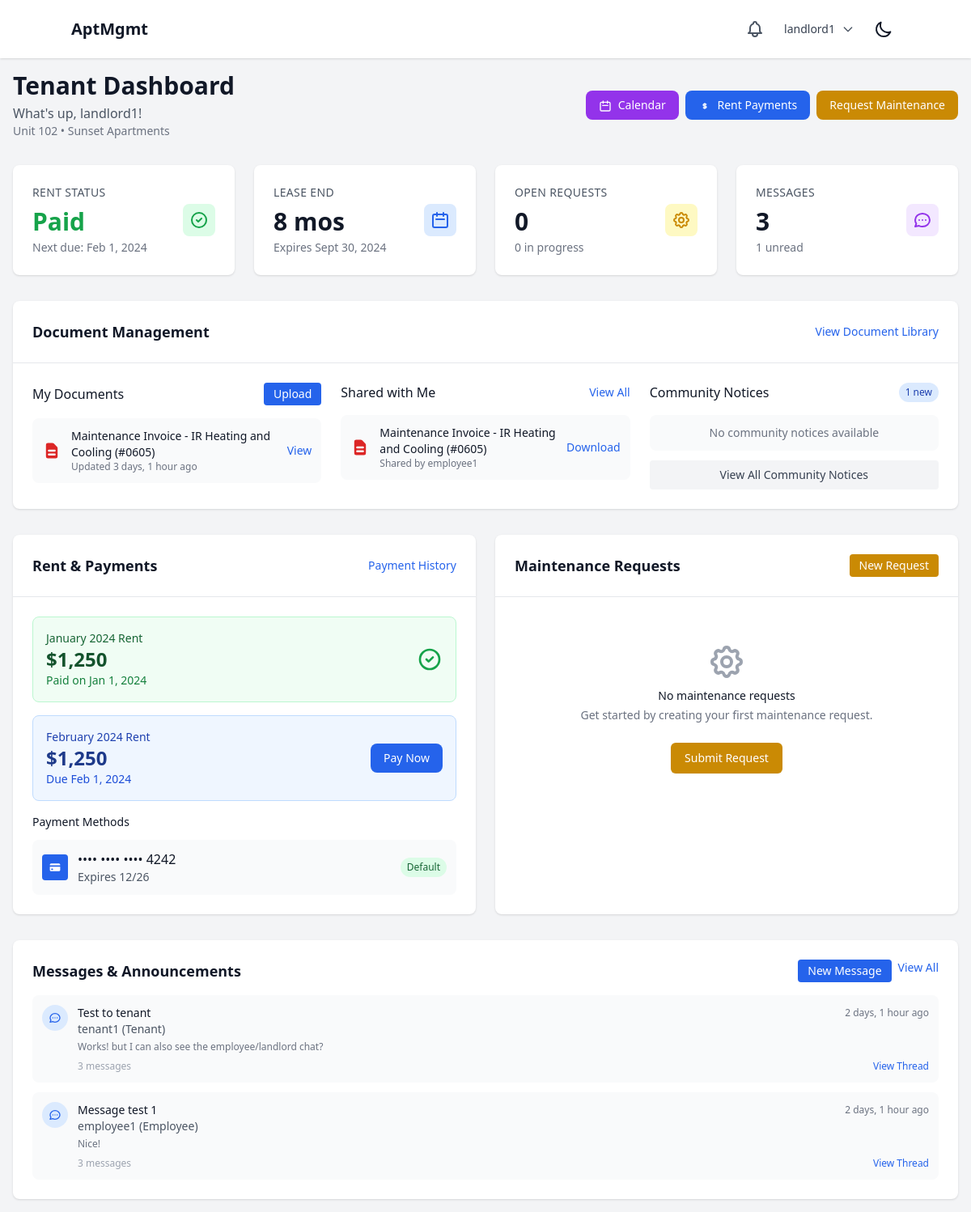
Page /dashboard/tenant/ (signed in) on the earlier database version.
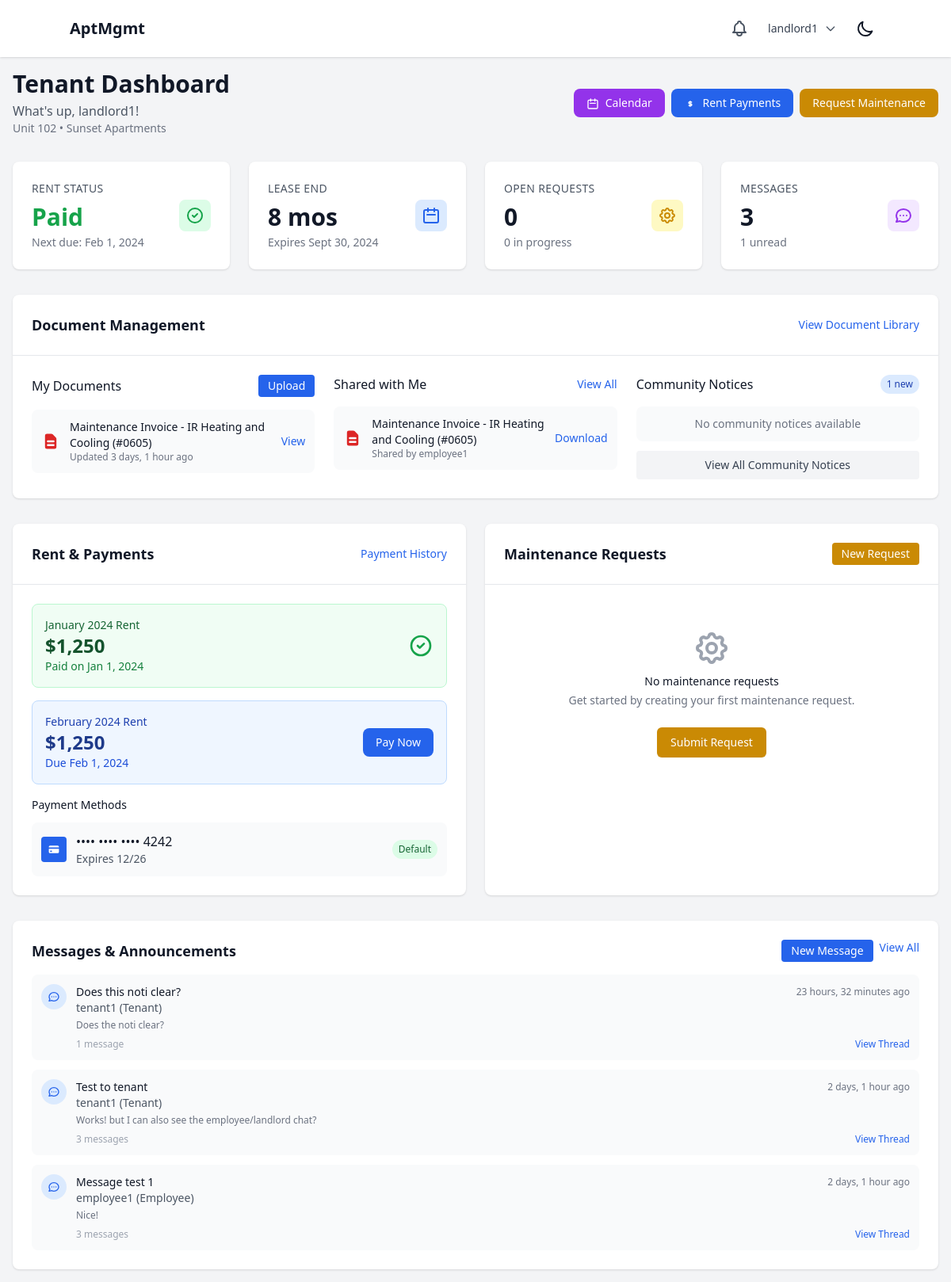
Same page on the later database version.
### documents/models.py (models this page shows, shortened)
class Document(models.Model):
    class AccessLevel(models.TextChoices):
        COMPANY = "COMPANY", "Company-wide"
        PROPERTY = "PROPERTY", "Property-specific"
        UNIT = "UNIT", "Unit-specific"
        PRIVATE = "PRIVATE", "Private (specific users)"
    title = models.CharField(max_length=255)
    description = models.TextField(blank=True)
    file = models.FileField(upload_to=document_upload_path)
    original_filename = models.CharField(max_length=255)
    file_size = models.PositiveIntegerField()
    file_type = models.CharField(max_length=100)
    category = models.ForeignKey(DocumentCategory, on_delete=models.SET_NULL, null=True, blank=True)
    company = models.ForeignKey(Company, on_delete=models.CASCADE, related_name="documents")
    property = models.ForeignKey(Property, on_delete=models.CASCADE, related_name="documents", null=True, blank=True)
    unit = models.ForeignKey(ApartmentUnit, on_delete=models.CASCADE, related_name="documents", null=True, blank=True)
    access_level = models.CharField(max_length=20, choices=AccessLevel.choices, default=AccessLevel.COMPANY)
    allowed_users = models.ManyToManyField(User, related_name="accessible_documents", blank=True)
    allowed_roles = models.JSONField(default=list, blank=True)  # List of role strings
    uploaded_by = models.ForeignKey(User, on_delete=models.CASCADE, related_name="uploaded_documents")
    created_at = models.DateTimeField(auto_now_add=True)
    updated_at = models.DateTimeField(auto_now=True)
    is_active = models.BooleanField(default=True)
    class Meta:
        ordering = ['-created_at']
        indexes = [
            models.Index(fields=['company', 'access_level']),
            models.Index(fields=['property']),
            models.Index(fields=['created_at']),
        ]
    def is_accessible_by_user(self, user):
        if user.role == 'SUPERUSER' or user.is_superuser:
            return True
        if self.uploaded_by == user:
            return True

class DocumentShare(models.Model):
    document = models.ForeignKey(Document, on_delete=models.CASCADE, related_name="shares")
    shared_by = models.ForeignKey(User, on_delete=models.CASCADE, related_name="shared_documents")
    shared_with = models.ForeignKey(User, on_delete=models.CASCADE, related_name="received_documents")
    message = models.TextField(blank=True)
    created_at = models.DateTimeField(auto_now_add=True)
    is_read = models.BooleanField(default=False)
    class Meta:
        unique_together = ['document', 'shared_by', 'shared_with']

### users/models.py (models this page shows, shortened)
class User(AbstractUser):
    class Role(models.TextChoices):
        SUPERUSER = "SUPERUSER", "Superuser"
        LANDLORD = "LANDLORD", "Landlord"
        EMPLOYEE = "EMPLOYEE", "Employee"
        TENANT = "TENANT", "Tenant"
    role = models.CharField(max_length=50, choices=Role.choices)
    company = models.ForeignKey(Company, on_delete=models.CASCADE, related_name="users", null=True, blank=True)
    property = models.ForeignKey(Property, on_delete=models.SET_NULL, related_name="users", null=True, blank=True)

### communication/models.py (models this page shows, shortened)
class MessageThread(models.Model):
    id = models.UUIDField(primary_key=True, default=uuid.uuid4, editable=False)
    participants = models.ManyToManyField(User, related_name="message_threads")
    subject = models.CharField(max_length=200, blank=True)
    created_at = models.DateTimeField(auto_now_add=True)
    updated_at = models.DateTimeField(auto_now=True)
    class Meta:
        ordering = ['-updated_at']
    @property
    def last_message(self):
        return self.messages.first()

class Message(models.Model):
    id = models.UUIDField(primary_key=True, default=uuid.uuid4, editable=False)
    thread = models.ForeignKey(MessageThread, on_delete=models.CASCADE, related_name="messages")
    sender = models.ForeignKey(User, on_delete=models.CASCADE, related_name="sent_messages")
    content = models.TextField()
    created_at = models.DateTimeField(auto_now_add=True)
    is_edited = models.BooleanField(default=False)
    edited_at = models.DateTimeField(null=True, blank=True)
    class Meta:
        ordering = ['-created_at']

### core/views.py (the view)
# urls.py: path("dashboard/tenant/", tenant_dashboard, name="tenant_dashboard"),
@login_required
def tenant_dashboard(request):
    if not request.user.company:
        messages.error(request, "You must be assigned to a company to access the dashboard.")
        return redirect("core:login")
    personal_documents = Document.objects.filter(
        company=request.user.company,
        uploaded_by=request.user,
        is_active=True
    ).order_by('-created_at')[:5]
    shared_documents = DocumentShare.objects.filter(
        shared_with=request.user
    ).select_related('document', 'shared_by').order_by('-created_at')[:5]
    accessible_documents = Document.objects.filter(
        company=request.user.company,
        is_active=True
    )
    community_documents = []
    for doc in accessible_documents:
        if doc.is_accessible_by_user(request.user) and doc.uploaded_by != request.user:
            community_documents.append(doc)
    community_documents = community_documents[:5]
    personal_doc_count = Document.objects.filter(
        company=request.user.company,
        uploaded_by=request.user,
        is_active=True
    ).count()
    shared_with_tenant_count = DocumentShare.objects.filter(
        shared_with=request.user
    ).count()
    recent_shares = DocumentShare.objects.filter(
        shared_with=request.user,
        is_read=False
    ).count()
    tenant_maintenance_requests = MaintenanceRequest.objects.filter(
        tenant=request.user
    )
    total_my_requests = tenant_maintenance_requests.count()
    open_requests = tenant_maintenance_requests.exclude(status='COMPLETED').count()
    in_progress_requests = tenant_maintenance_requests.filter(status='IN_PROGRESS').count()
    completed_requests = tenant_maintenance_requests.filter(status='COMPLETED').count()
    recent_maintenance_requests = tenant_maintenance_requests.order_by('-created_at')[:3]
    recent_message_threads = MessageThread.objects.filter(
        participants=request.user
    ).prefetch_related('participants', 'messages').order_by('-updated_at')[:5]
    context = {
        'personal_documents': personal_documents,
        'shared_documents': shared_documents,
        'community_documents': community_documents,
        'personal_doc_count': personal_doc_count,
        'shared_with_tenant_count': shared_with_tenant_count,
        'recent_shares_count': recent_shares,
        'user_property': request.user.property,
        'total_my_requests': total_my_requests,
        'open_requests': open_requests,
        'in_progress_requests': in_progress_requests,
        'completed_requests': completed_requests,
        'recent_maintenance_requests': recent_maintenance_requests,
        'recent_message_threads': recent_message_threads,
    }
    return render(request, "dashboards/tenant.html", context)

### core/context_processors.py (called while the page is built)
def notifications(request):
    if request.user.is_authenticated:
        unread_notifications = Notification.objects.filter(
            recipient=request.user,
            is_read=False
        ).order_by('-created_at')
        recent_unread_notifications = unread_notifications[:5]
        return {
            'unread_notifications_count': unread_notifications.count(),
            'recent_notifications': recent_unread_notifications,
            'has_unread_notifications': unread_notifications.exists(),
        }
    return {
        'unread_notifications_count': 0,
        'recent_notifications': [],
        'has_unread_notifications': False,
    }

### core/templates/dashboards/tenant.html (shortened to what the changed rows need)
{% extends "base.html" %}
{% block content %}
<div class="container mx-auto max-w-7xl">
    <div class="flex flex-col sm:flex-row justify-between items-start sm:items-center mb-8 space-y-4 sm:space-y-0">
        <div>
            <h1 class="text-3xl font-bold text-gray-900 dark:text-white">Tenant Dashboard</h1>
        </div>
    </div>
    <div class="bg-white dark:bg-gray-800 rounded-lg shadow mb-8">
        <div class="p-6">
            <div class="grid grid-cols-1 lg:grid-cols-3 gap-6">
                <div>
                    <div class="space-y-3">
                        {% for document in personal_documents %}
                            <div class="flex items-center justify-between p-3 bg-gray-50 dark:bg-gray-700 rounded-lg">
                                <div class="flex items-center space-x-3">
                                    <div class="flex-shrink-0">
                                        {% if document.file_type == 'application/pdf' %}
                                            <svg class="w-6 h-6 text-red-600" fill="currentColor" viewBox="0 0 20 20">
                                                <path fill-rule="evenodd" d="M4 4a2 2 0 012-2h4.586A2 2 0 0112 2.586L15.414 6A2 2 0 0116 7.414V16a2 2 0 01-2 2H6a2 2 0 01-2-2V4zm2 6a1 1 0 011-1h6a1 1 0 110 2H7a1 1 0 01-1-1zm1 3a1 1 0 100 2h6a1 1 0 100-2H7z" clip-rule="evenodd"></path>
                                            </svg>
                                        {% elif 'image' in document.file_type %}
                                            <svg class="w-6 h-6 text-green-600" fill="currentColor" viewBox="0 0 20 20">
                                                <path fill-rule="evenodd" d="M4 3a2 2 0 00-2 2v10a2 2 0 002 2h12a2 2 0 002-2V5a2 2 0 00-2-2H4zm12 12H4l4-8 3 6 2-4 3 6z" clip-rule="evenodd"></path>
                                            </svg>
                                        {% endif %}
                                    </div>
                                    <div>
                                        <p class="text-sm font-medium text-gray-900 dark:text-white">{{ document.title }}</p>
                                        <p class="text-xs text-gray-500 dark:text-gray-400">Updated {{ document.updated_at|timesince }} ago</p>
                                    </div>
                                </div>
                                <a href="{% url 'documents:detail' document.id %}" class="text-blue-600 dark:text-blue-400 hover:underline text-sm">View</a>
                            </div>
                        {% empty %}
                            <div class="p-3 bg-gray-50 dark:bg-gray-700 rounded-lg text-center">
                                <p class="text-sm text-gray-500 dark:text-gray-400">No personal documents yet</p>
                                <a href="{% url 'documents:upload' %}" class="text-blue-600 dark:text-blue-400 hover:underline text-sm">Upload your first document</a>
                            </div>
                        {% endfor %}
                    </div>
                </div>
                <div>
                    <div class="space-y-3">
                        {% for share in shared_documents %}
                            <div class="flex items-center justify-between p-3 bg-gray-50 dark:bg-gray-700 rounded-lg">
                                <div class="flex items-center space-x-3">
                                    <div class="flex-shrink-0">
                                        {% if share.document.file_type == 'application/pdf' %}
                                            <svg class="w-6 h-6 text-red-600" fill="currentColor" viewBox="0 0 20 20">
                                                <path fill-rule="evenodd" d="M4 4a2 2 0 012-2h4.586A2 2 0 0112 2.586L15.414 6A2 2 0 0116 7.414V16a2 2 0 01-2 2H6a2 2 0 01-2-2V4zm2 6a1 1 0 011-1h6a1 1 0 110 2H7a1 1 0 01-1-1zm1 3a1 1 0 100 2h6a1 1 0 100-2H7z" clip-rule="evenodd"></path>
                                            </svg>
                                        {% elif 'image' in share.document.file_type %}
                                            <svg class="w-6 h-6 text-green-600" fill="currentColor" viewBox="0 0 20 20">
                                                <path fill-rule="evenodd" d="M4 3a2 2 0 00-2 2v10a2 2 0 002 2h12a2 2 0 002-2V5a2 2 0 00-2-2H4zm12 12H4l4-8 3 6 2-4 3 6z" clip-rule="evenodd"></path>
                                            </svg>
                                        {% endif %}
                                    </div>
                                    <div>
                                        <p class="text-sm font-medium text-gray-900 dark:text-white">{{ share.document.title }}</p>
                                        <p class="text-xs text-gray-500 dark:text-gray-400">Shared by {{ share.shared_by.get_full_name|default:share.shared_by.username }}</p>
                                    </div>
                                </div>
                                <a href="{% url 'documents:download' share.document.id %}" class="text-blue-600 dark:text-blue-400 hover:underline text-sm">Download</a>
                            </div>
                        {% empty %}
                            <div class="p-3 bg-gray-50 dark:bg-gray-700 rounded-lg text-center">
                                <p class="text-sm text-gray-500 dark:text-gray-400">No documents shared with you yet</p>
                            </div>
                        {% endfor %}
                    </div>
                </div>
            </div>
        </div>
    </div>
    <div class="grid grid-cols-1 lg:grid-cols-1 gap-6">
        <div class="bg-white dark:bg-gray-800 rounded-lg shadow p-6">
            <div class="space-y-3">
                {% if recent_message_threads %}
                    {% for thread in recent_message_threads %}
                        <div class="flex items-start space-x-3 p-3 bg-gray-50 dark:bg-gray-700 rounded-lg{% if thread.unread_count > 0 %} border border-blue-200 dark:border-blue-800 bg-blue-50 dark:bg-blue-900/20{% endif %}">
                            <div class="flex-shrink-0">
                                <div class="w-8 h-8 bg-blue-100 dark:bg-blue-900 rounded-full flex items-center justify-center">
                                </div>
                            </div>
                            <div class="flex-1">
                                <div class="flex items-center justify-between">
                                    <p class="text-sm font-medium text-gray-900 dark:text-white">{{ thread.subject|default:"No Subject" }}</p>
                                    <div class="flex items-center space-x-2">
                                        <span class="text-xs text-gray-500 dark:text-gray-400">{{ thread.updated_at|timesince }} ago</span>
                                    </div>
                                </div>
                                <p class="text-sm text-gray-600 dark:text-gray-400">
                                    {% for participant in thread.participants.all %}
                                        {% if participant != user %}{{ participant.get_full_name|default:participant.username }} ({{ participant.get_role_display }}){% if not forloop.last %}, {% endif %}{% endif %}
                                    {% endfor %}
                                </p>
                                {% if thread.last_message %}
                                    <p class="text-xs text-gray-500 dark:text-gray-500 mt-1">{{ thread.last_message.content|truncatechars:80 }}</p>
                                {% endif %}
                                <div class="flex items-center justify-between mt-2">
                                    <span class="text-xs text-gray-400">{{ thread.messages.count }} message{{ thread.messages.count|pluralize }}</span>
                                    <a href="{% url 'communication:thread_detail' thread_id=thread.id %}" class="text-blue-600 dark:text-blue-400 hover:underline text-xs">View Thread</a>
                                </div>
                            </div>
                        </div>
                    {% endfor %}
                {% endif %}
            </div>
        </div>
    </div>
</div>
{% endblock %}

Differences in the rows shown:
added MessageThread: subject "Does this noti clear?", updated_at "23 hours, 32 minutes", last_message.content "Does the noti clear?", messages.count "1", User (get_full_name "tenant1", role "Tenant")
